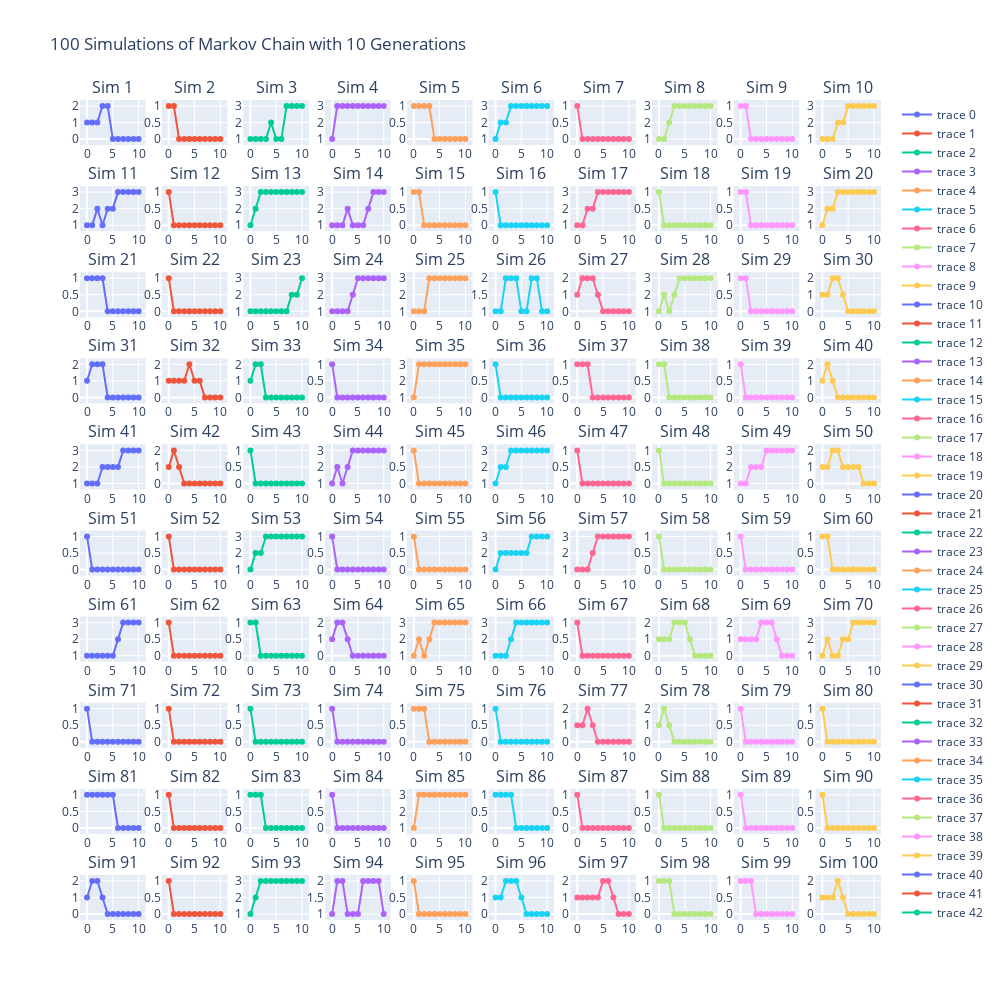

The cell this chart's notebook holds for it:
### Markdown cell above
## m = 3

### Code cell
m = 3
i = 1
generations = 10  
simulations = 100  

plot_simulation_results(m, i, generations, simulations)
